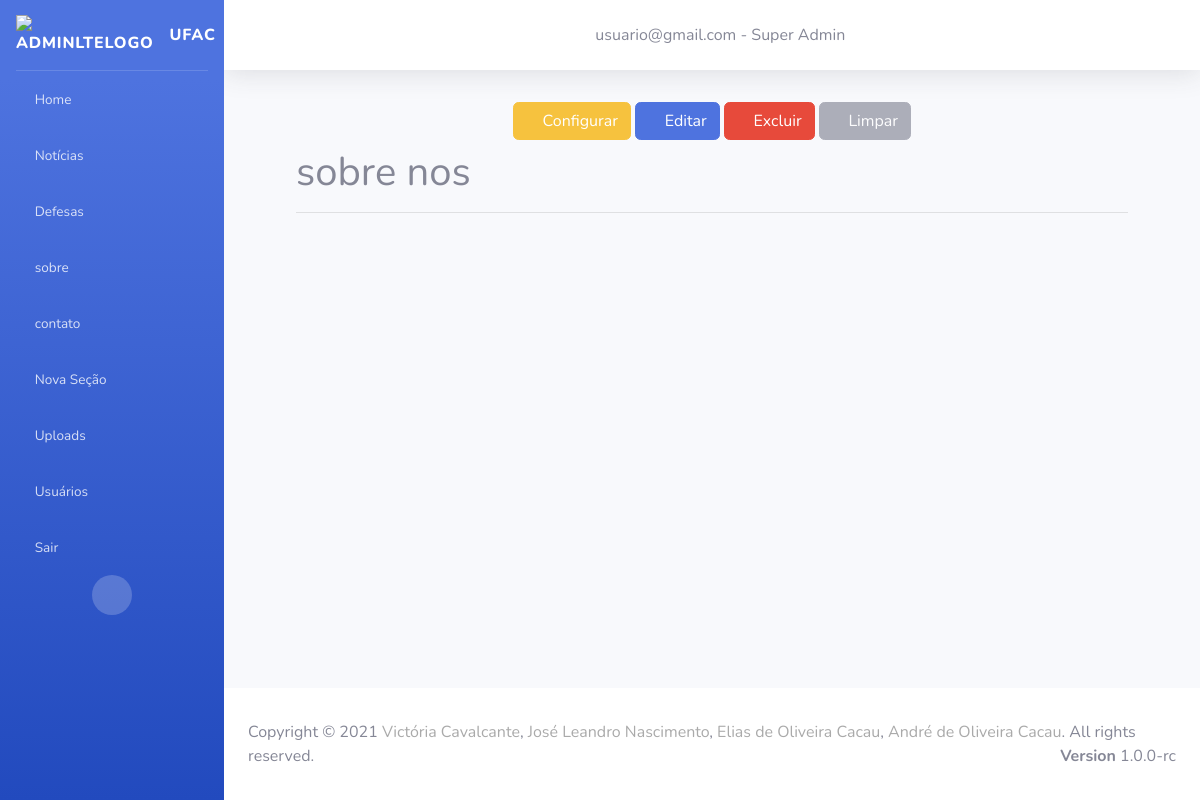
Page /subsecao-view/8 (signed in) on the committed database.
### secao/models.py (models this page shows)
class Secao(models.Model):
    titulo = models.CharField(
        max_length= 200,
        null = False,
        blank = False
    )
    icon = models.CharField(
        max_length= 100,
        null = False,
        blank = False
    )
    usuario = models.OneToOneField(
        Usuario,
        on_delete=models.SET_NULL,
        null = True
    )
    ordem = models.IntegerField()
    ativada = models.BooleanField(
        default=True,
    )
    data_criacao = models.DateTimeField(auto_now=True)
    usuarios = models.ManyToManyField(Usuario,related_name="+")

### usuario/models.py (models this page shows)
class Usuario(models.Model):
    usuario = models.CharField(
        max_length = 100,
        null = False,
        blank = False
    )
    senha = models.CharField(
        max_length = 10,
        null = False,
        blank = False
    )
    permissao = models.IntegerField(
        null = False,
        blank = False
    )
    ativado = models.BooleanField(
        null = False,
        blank = False,
        default = True
    )
    data_cadastro = models.DateField(
        auto_now = True
    )

### subsecao/models.py (models this page shows)
class Subsecao(models.Model):
    secao = models.ForeignKey(
        Secao,
        blank=False,
        null=False,
        on_delete= models.CASCADE,
    )
    titulo = models.CharField(
        max_length= 300,
        null = False,
        unique=True,
        blank=False
    )
    conteudo = models.TextField()
    ordem = models.IntegerField()
    usuarios = models.ForeignKey(
        Usuario,
        on_delete=models.SET_NULL,
        blank=False,
        null=True
    )
    ativo = models.BooleanField(default=True)

### subsecao/views.py (the view)
# urls.py: path('', include('subsecao.urls'))
def subsecao(request, id_subsecao):
    sub = Subsecao.objects.get(id=id_subsecao)
    subsecoes = Subsecao.objects.all().order_by('ordem')
    conteudo = sub.conteudo
    secoes = Secao.objects.all().order_by('ordem')
    usuario_logado = Usuario.objects.get(id=request.session.get('id_usuario'))
    return render(request, 'subsecao/view.html', {
        "conteudo": conteudo,
        "subsecao": sub,
        'subsecoes': subsecoes,
        'secoes': secoes,
        'usuario_logado': usuario_logado
    })

### subsecao/templates/subsecao/view.html (shortened to what this page needs)
{% extends "base.html" %} {% block conteudo %}
<div class="content-wrapper" style="position:relative">
    <div class="content-header">
        <div class="container-fluid">
            <div class="row mb-2">
                <div class="text-center w-100">
                    <form action="/subsecao-configurar/" method="post" style="display: inline;">
                        <button class="btn btn-warning mt-2 text-white">
                            <i class="nav-icon fas fa-cogs"></i>
                            Configurar
                        </button>
                    </form>
                    <form action="/subsecao-editar/" method="post" style="display:inline;">
                        <button class="btn btn-primary mt-2">
                            <i class="nav-icon fas fa-edit"></i>
                            Editar
                        </button>
                    </form>
                    <button type="button" class="btn btn-danger mt-2" data-toggle="modal" data-target="#myModal">
                        <i class="nav-icon fas fa-trash"></i>
                        Excluir
                    </button> {% if conteudo == '' %}
                    <button type="button" class="btn btn-secondary mt-2 <?= $disabled ?>" data-toggle="modal" data-target="#limpar" disabled>
                            <i class="nav-icon fas fa-eraser"></i>
                            Limpar
                        </button> {% else %}
                    <button type="button" class="btn btn-secondary mt-2" data-toggle="modal" data-target="#limpar">
                            <i class="nav-icon fas fa-eraser"></i>
                            Limpar
                        </button> {% endif %}
                </div>
            </div>
        </div>
    </div>
    {% if conteudo != '' %}
    <section class="container">
        <div class="container">
            <h1>{{subsecao.titulo}}</h1>
            <hr>
        </div>
        <div class="container text-justify">
            {{subsecao.conteudo|safe}}
        </div>
    </section>
    {% else %}
    <section>
        <div class="container">
            <h1>{{ subsecao.titulo }}</h1>
            <hr>
        </div>
    </section>
    {% endif %}
</div>
{% endblock %}

### home/templates/base.html (shortened to what this page needs)
{% load static %} {% load auxiliares %}
<!DOCTYPE html>
<html lang="pt-BR">
<head>
    <link href="{% static 'vendor/fontawesome-free/css/all.min.css' %}" rel="stylesheet" type="text/css">
    <link href="{% static 'css/sb-admin-2.min.css' %}" rel="stylesheet">
    <link rel="stylesheet" href="{% static 'css/style-admin.css' %}">
    <link rel="stylesheet" href="{% static 'css/style-home.css' %}">
    <link rel="stylesheet" href="{% static 'css/style-contrele-permicoes.css' %}">
</head>
<body id="page-top">
    <div id="wrapper">
        <ul class="navbar-nav bg-gradient-primary sidebar sidebar-dark accordion" id="accordionSidebar">
            <a class="sidebar-brand d-flex align-items-center justify-content-flex-start" href="/">
                <div class="sidebar-brand-icon">
                    <img class="animation__shake" src="{% static '/img/ufac-logo.png' %}" alt="AdminLTELogo" height="auto" width="45">
                </div>
                <div class="sidebar-brand-text mx-3">UFAC</div>
            </a>
            <hr class="sidebar-divider my-0"> {% block menu-home %}
            <li class="nav-item">
                <a href="/home/" class="nav-link">
                    <i class="fas fa-home"></i>
                    <span translate="no">Home</span>
                </a>
            </li>
            {% endblock %} {% block menu-noticia %}
            <li class="nav-item">
                <a href="/noticias/" class="nav-link">
                    <i class="fas fa-newspaper"></i>
                    <span translate="no">Notícias</span>
                </a>
            </li>
            {% endblock %} {% block menu-defesa %}
            <li class="nav-item">
                <a href="/defesa/" class="nav-link">
                    <i class="fas fa-user-graduate"></i>
                    <span translate="no">Defesas</span>
                </a>
            </li>
            {% endblock %} {% for secao in secoes %}
            <li class="nav-item">
                <a class="nav-link collapsed" href="#" data-toggle="collapse" data-target="#collapse{{secao.id}}" aria-expanded="true" aria-controls="collapseTwo">
                    <i class="{{ secao.icon }}"></i>
                    <span>{{secao.titulo}}</span>
                </a>
            </li>
            {% endfor %} {% block menu-secao-add %}
            <li class="nav-item">
                <a href="/addSecao/" class="nav-link">
                    <i class="fas fa-plus-circle"></i>
                    <span translate="no">Nova Seção</span>
                </a>
            </li>
            {% endblock %} {% block menu-upload %}
            <li class="nav-item">
                <a href="/upload" class="nav-link">
                    <i class="fas fa-upload"></i>
                    <span translate="no">Uploads</span>
                </a>
            </li>
            {% endblock %} {% block menu-usuario %}
            <li class="nav-item">
                <a href="/usuario/" class="nav-link">
                    <i class="fas fa-user-cog"></i>
                    <span translate="no">Usuários</span>
                </a>
            </li>
            {% endblock %}
            <li class="nav-item">
                <a href="/logout/" class="nav-link">
                    <i class="fas fa-reply"></i>
                    <span translate="no">Sair</span>
                </a>
            </li>
            <div class="text-center d-none d-md-inline">
                <button class="rounded-circle border-0" id="sidebarToggle"></button>
            </div>
        </ul>
        <div id="content-wrapper" class="d-flex flex-column">
            <div id="content">
                <nav class="navbar navbar-expand navbar-light bg-white topbar mb-4 static-top shadow">
                    <div class="text-center w-100">
                        <i class="fas fa-user-circle"></i> {{usuario_logado.usuario }} - Super Admin
                    </div>
                </nav>
                <div class="container-fluid">
                    <div class="container">
                         {% block conteudo %} {% endblock %}
                    </div>
                </div>
            </div>
            <footer class="sticky-footer bg-white">
                <div class="container">
                    Copyright &copy; 2021 <a href="https://github.com/VictoriaCavalcante" target="_blank" style="color: #aaa">Victória Cavalcante</a>,
                    <a href="https://github.com/JoseLeandroNascimento" target="_blank" style="color: #aaa">José Leandro
                        Nascimento</a>,
                    <a href="https://github.com/EliasCacau" target="_blank" style="color: #aaa">Elias de Oliveira
                        Cacau</a>,
                    <a href="https://github.com/AndreCacau" target="_blank" style="color: #aaa">André de Oliveira
                        Cacau</a>. All rights reserved.
                    <div class="float-right d-none d-sm-inline-block">
                        <b>Version</b> 1.0.0-rc
                    </div>
                </div>
            </footer>
        </div>
    </div>
</body>
</html>

### rows in the picture
Secao: titulo "sobre"
Secao: titulo "contato"
Usuario: usuario "usuario@gmail.com"
Subsecao: titulo "sobre nos"
